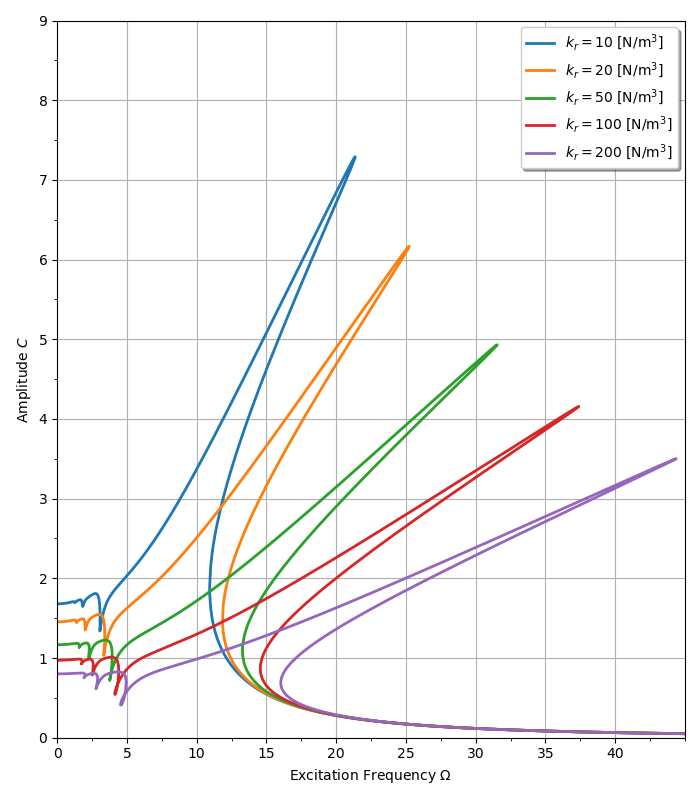

The script that drew this image:
import os, sys
import glob
import matplotlib as mpl
mpl.rcParams['savefig.directory'] = os.getcwd()
#mpl.rcParams['xtick.minor.visible'] = True
import matplotlib.pyplot as plt
import matplotlib.ticker as ticker
from matplotlib.ticker import AutoMinorLocator
import pandas as pd
import numpy as np
csvs = glob.glob('hbm_xy_*_resp.csv')
csvs.sort()
fig = plt.figure('HBM',figsize=(7,8))
ax1 = fig.add_subplot(111)
kr=[10.,20.,50.,100.,200.]
for i, csv in enumerate(csvs):
    df1 = pd.read_csv(csv,delimiter=';')
    ax1.plot(2*np.pi*df1['Frequency'],df1['H1-N101,u'],lw=2,label=r'$k_r=%d$ [N/m$^3]$' %kr[i])
ax1.grid()
ax1.set_xlabel(r'Excitation Frequency $\Omega$ ')
ax1.set_xlim(0.0,45.)
ax1.set_ylim(0.0,9.0)
ax1.set_xticks(np.linspace(0.0,40,9))
ax1.set_yticks(np.linspace(0.0,9,10))
ax1.set_ylabel(r'Amplitude $C$')
ax1.legend(shadow=True).set_draggable(True)
plt.gca().xaxis.set_minor_locator(AutoMinorLocator(2))
plt.gca().yaxis.set_minor_locator(AutoMinorLocator(2))
plt.tight_layout()
plt.show()
